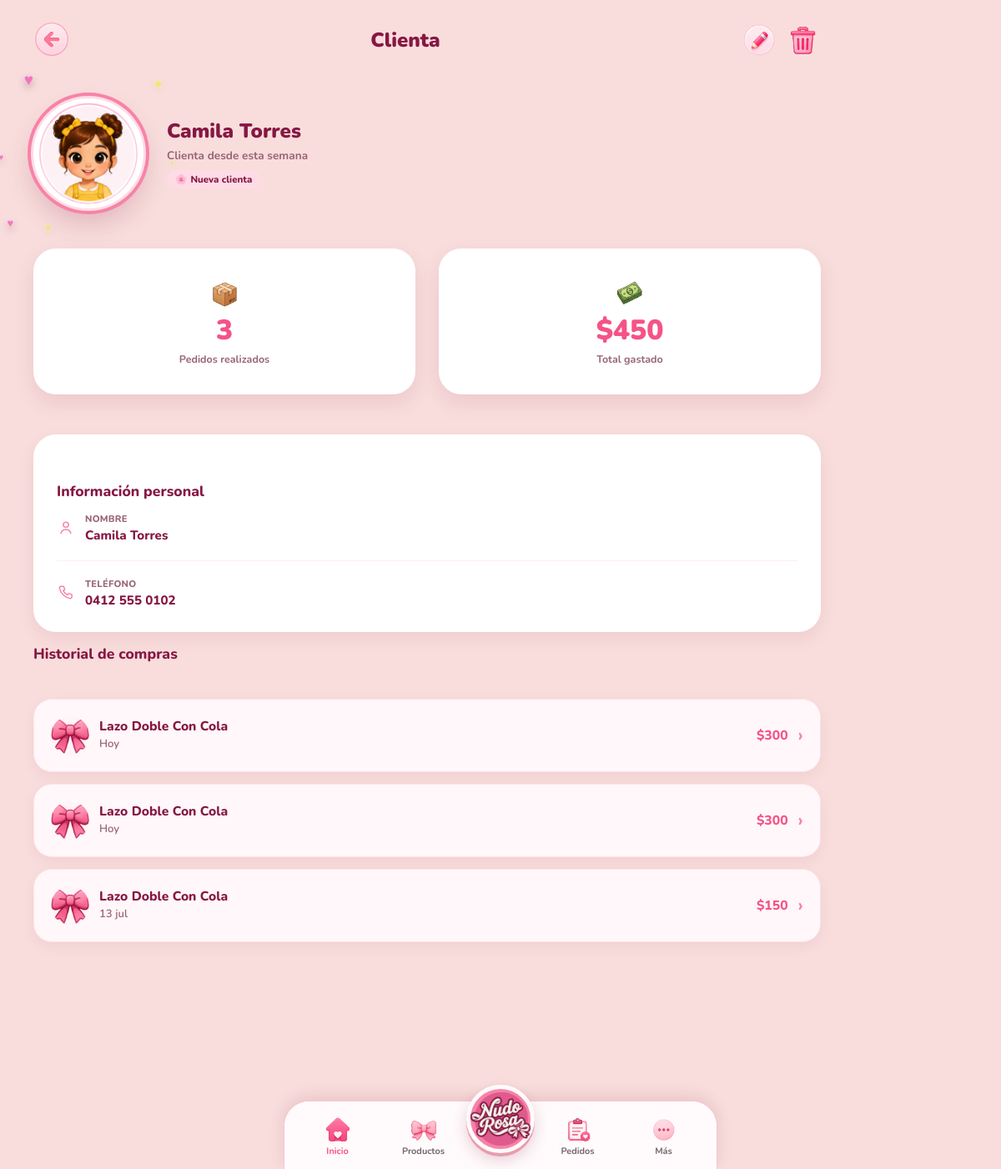
The page /clientes/2 (signed in) on the database its author committed.
### models.py (models this page shows)
class Clienta(Base):
    __tablename__ = "clientas"
    __table_args__ = (
        Index("ix_clientas_nombres", "nombres"),
        Index("ix_clientas_apellidos", "apellidos"),
        Index("ix_clientas_telefono", "telefono"),
    )
    id: Mapped[int] = mapped_column(primary_key=True)
    nombres: Mapped[str] = mapped_column(String(120))
    apellidos: Mapped[str] = mapped_column(String(120))
    telefono: Mapped[str | None] = mapped_column(String(40), default=None)
    email: Mapped[str | None] = mapped_column(String(120), default=None)
    direccion: Mapped[str | None] = mapped_column(String(255), default=None)
    fecha_nacimiento: Mapped[date | None] = mapped_column(Date, default=None)
    avatar: Mapped[str | None] = mapped_column(String(255), default=None)
    notas: Mapped[str | None] = mapped_column(Text, default=None)
    activa: Mapped[bool] = mapped_column(default=True)
    creada_en: Mapped[datetime] = mapped_column(DateTime, default=datetime.utcnow)
    actualizada_en: Mapped[datetime] = mapped_column(
        DateTime, default=datetime.utcnow, onupdate=datetime.utcnow
    )
    pedidos: Mapped[list["Pedido"]] = relationship(back_populates="clienta")

class PedidoItem(Base):
    __tablename__ = "pedido_items"
    id: Mapped[int] = mapped_column(primary_key=True)
    pedido_id: Mapped[int] = mapped_column(ForeignKey("pedidos.id"))
    producto_id: Mapped[int] = mapped_column(ForeignKey("productos.id"))
    color_id: Mapped[int | None] = mapped_column(ForeignKey("colores.id"), default=None)
    cantidad: Mapped[int] = mapped_column(Integer)
    precio_unitario: Mapped[int] = mapped_column(Integer)
    costo_unitario: Mapped[int] = mapped_column(Integer)
    subtotal: Mapped[int] = mapped_column(Integer)
    costo_subtotal: Mapped[int] = mapped_column(Integer)
    creado_en: Mapped[datetime] = mapped_column(DateTime, default=datetime.utcnow)
    pedido: Mapped["Pedido"] = relationship(back_populates="items")
    producto: Mapped["Producto"] = relationship()
    color: Mapped["Color | None"] = relationship()

class Producto(Base):
    __tablename__ = "productos"
    __table_args__ = (
        CheckConstraint("costo_produccion >= 0", name="ck_producto_costo_no_negativo"),
        CheckConstraint("precio_publico >= 0", name="ck_producto_precio_no_negativo"),
        CheckConstraint("stock_actual >= 0", name="ck_producto_stock_no_negativo"),
    )
    id: Mapped[int] = mapped_column(primary_key=True)
    nombre: Mapped[str] = mapped_column(String(160))
    imagen: Mapped[str | None] = mapped_column(String(255), default=None)
    costo_produccion: Mapped[int] = mapped_column(Integer, default=0)
    precio_publico: Mapped[int] = mapped_column(Integer, default=0)
    stock_actual: Mapped[int] = mapped_column(Integer, default=0)
    activo: Mapped[bool] = mapped_column(default=True)
    creado_en: Mapped[datetime] = mapped_column(DateTime, default=datetime.utcnow)
    actualizado_en: Mapped[datetime] = mapped_column(
        DateTime, default=datetime.utcnow, onupdate=datetime.utcnow
    )
    colores: Mapped[list["ProductoColor"]] = relationship(back_populates="producto")

### main.py (the view)
@app.get("/clientes/{cliente_id}")
async def cliente_detalle(request: Request, cliente_id: int, db: Session = Depends(get_db)):
    cliente = clientas_service.get_clienta(db, cliente_id)
    if cliente is None:
        raise HTTPException(status_code=404, detail="Clienta no encontrada")
    cliente_serializado = clientas_service.serializar_clienta(db, cliente)
    return templates.TemplateResponse(
        request=request,
        name="cliente_detalle.html",
        context={
            "active_nav": None,
            "cliente": cliente_serializado,
            "historial": clientas_service.listar_historial_compras(db, cliente_id),
            "insignias": _insignias_cliente(cliente_serializado),
        },
    )

### templates/cliente_detalle.html (shortened to what this page needs)
{% extends "_base.html" %}
{% block content %}
<section class="sales-screen">
    {% set flat_header_back = "/clientes" %}
    {% set flat_header_back_label = "Volver a Clientas" %}
    {% set flat_header_title = "Clienta" %}
    {% set flat_header_actions = [
        {"href": "/clientes/%d/editar" % cliente.id, "icon": "/static/images/editar.svg", "label": "Editar clienta"},
        {"type": "button", "id": "delete-client-button", "icon": "/static/images/eliminar.svg", "label": "Eliminar clienta"}
    ] %}
    {% include "_flat_header.html" %}
    <div class="client-profile">
        <div class="client-profile__avatar-wrap">
            <div class="client-profile__decorations" aria-hidden="true">
                <span class="client-profile__heart client-profile__heart--1">♥</span>
                <span class="client-profile__heart client-profile__heart--2">♥</span>
                <span class="client-profile__heart client-profile__heart--3">♥</span>
                <span class="client-profile__spark client-profile__spark--1">✦</span>
                <span class="client-profile__spark client-profile__spark--2">✦</span>
                <span class="client-profile__spark client-profile__spark--3">✦</span>
            </div>
            <span class="client-profile__avatar">
                {% if cliente.avatar %}
                <img src="{{ cliente.avatar }}" alt="">
                {% else %}
                {{ cliente.nombre[0] }}
                {% endif %}
            </span>
        </div>
        <div class="client-profile__info">
            <strong class="client-profile__name">{{ cliente.nombre }} {{ cliente.apellido }}</strong>
            <small class="client-profile__meta">Clienta desde {{ cliente.desde }}</small>
            {% if insignias %}
            <div class="client-badges">
                {% for insignia in insignias %}
                <span class="pill pill--{{ insignia.tono }}">
                    <span aria-hidden="true">{{ insignia.icono }}</span> {{ insignia.texto }}
                </span>
                {% endfor %}
            </div>
            {% endif %}
        </div>
    </div>
    <div class="client-stats">
        <div class="client-stat-card">
            <img class="client-stat-card__icon" src="/static/images/caja.svg" alt="">
            <strong>{{ cliente.pedidos }}</strong>
            <small>Pedidos realizados</small>
        </div>
        <div class="client-stat-card">
            <img class="client-stat-card__icon" src="/static/images/dinero.svg" alt="">
            <strong>${{ "{:,}".format(cliente.gastado) }}</strong>
            <small>Total gastado</small>
        </div>
    </div>
    <section class="client-info-card">
        <h2 class="section-title">Información personal</h2>
        <ul class="client-info-list">
            <li class="client-info-row">
                <svg class="field-icon" viewBox="0 0 24 24" fill="none" stroke="currentColor" stroke-width="1.6" stroke-linecap="round" stroke-linejoin="round" aria-hidden="true">
                    <circle cx="12" cy="8" r="3.4"></circle>
                    <path d="M5.5 19.2c1-3.2 3.8-5 6.5-5s5.5 1.8 6.5 5"></path>
                </svg>
                <div class="client-info-row__text">
                    <small>Nombre</small>
                    <strong>{{ cliente.nombre }} {{ cliente.apellido }}</strong>
                </div>
            </li>
            <li class="client-info-row">
                <svg class="field-icon" viewBox="0 0 24 24" fill="none" stroke="currentColor" stroke-width="1.6" stroke-linecap="round" stroke-linejoin="round" aria-hidden="true">
                    <path d="M6 3.5h3l1.6 4-2.1 1.7a12.4 12.4 0 0 0 5.6 5.6l1.7-2.1 4 1.6v3a2 2 0 0 1-2.2 2A16.6 16.6 0 0 1 4 6.7 2 2 0 0 1 6 3.5Z"></path>
                </svg>
                <div class="client-info-row__text">
                    <small>Teléfono</small>
                    <strong>{{ cliente.telefono }}</strong>
                </div>
            </li>
        </ul>
    </section>
    <div class="section-header">
        <h2 class="section-title">Historial de compras</h2>
    </div>
    <ul class="list">
        {% for h in historial %}
        <li>
            <div class="list-row purchase-card"{% if loop.index > 3 %} data-extra hidden{% endif %}>
                <span class="list-row__avatar">
                    <img src="/static/images/lazosencillo.png" alt="">
                </span>
                <span class="list-row__body">
                    <strong>{{ h.producto }}</strong>
                    <small>{{ h.fecha }}</small>
                </span>
                <span class="list-row__meta">
                    <strong>${{ "{:,}".format(h.monto) }}</strong>
                </span>
                <span class="list-row__chevron" aria-hidden="true">›</span>
            </div>
        </li>
        {% else %}
        <li class="list-empty">Todavía no hay compras registradas.</li>
        {% endfor %}
    </ul>
</section>
{% endblock %}

### rows shown on the page
Clienta: avatar (picture), nombre "Camila", apellido "Torres", telefono "0412 555 0102"
PedidoItem: producto "Lazo Doble Con Cola", fecha "Hoy", monto "300", fecha "13 jul", monto "150"
Producto: producto "Lazo Doble Con Cola"
PedidoItem: monto "300"

### other values the page prints
{{ flat_header_title }} "Clienta"
{{ cliente.desde }} "esta semana"
{{ insignia.icono }} "🌸"
{{ insignia.texto }} "Nueva clienta"
{{ cliente.pedidos }} "3"
{{ "{:,}".format(cliente.gastado) }} "450"
{{ h.fecha }} "Hoy"
